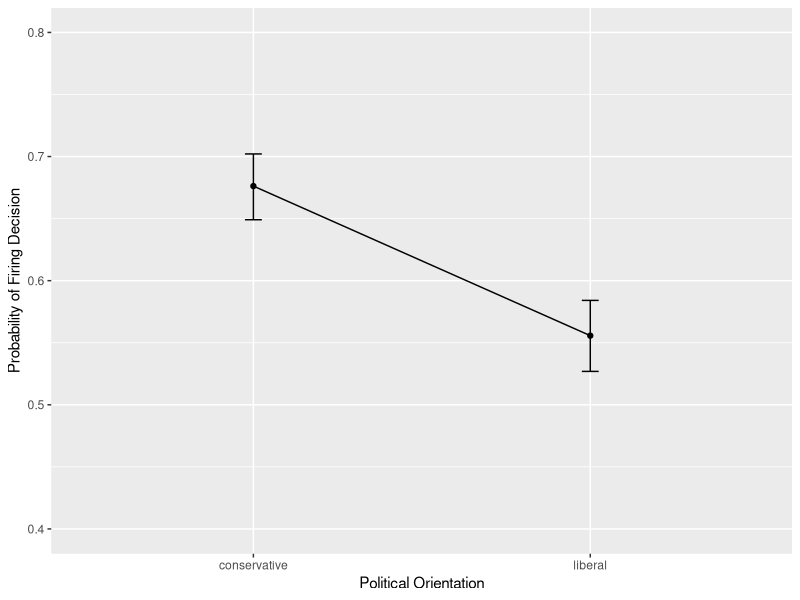
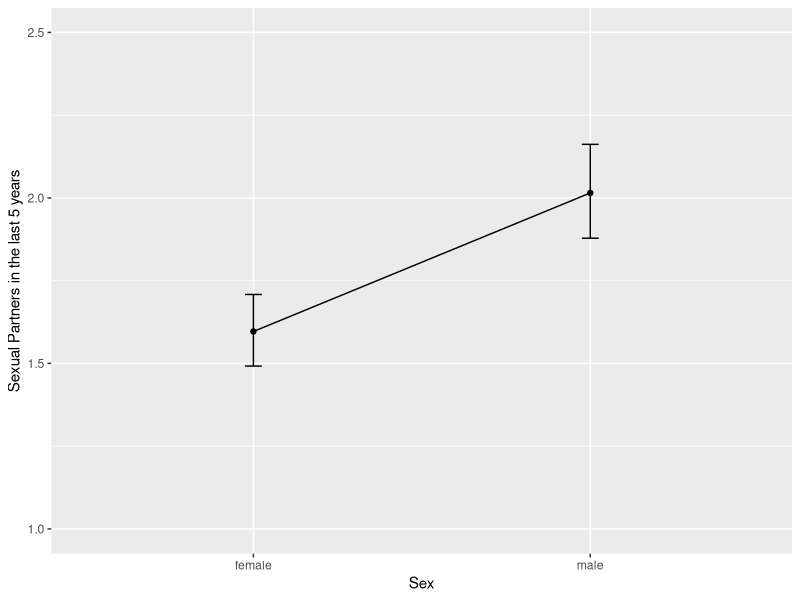
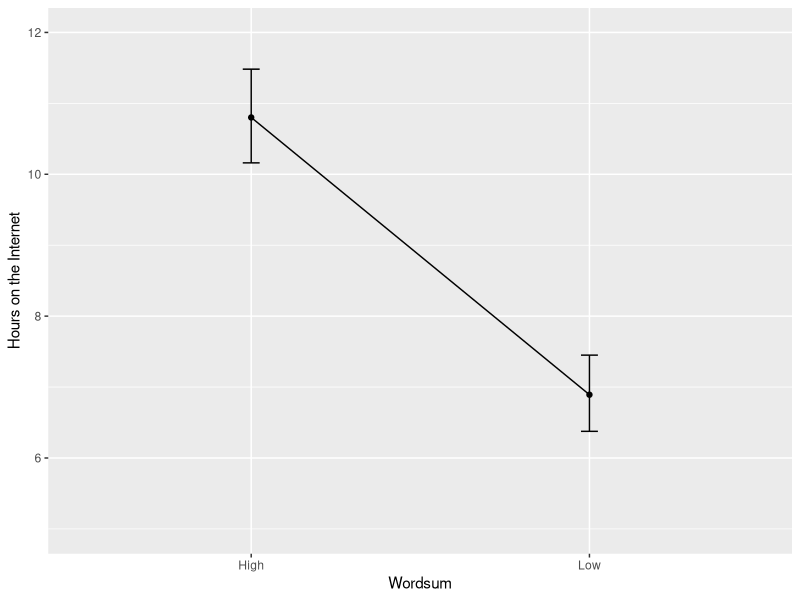

Write the R code that produced these figures, in order.
### Generalized Linear Models ###

#### Prepare Workspace ####
# Load Packages 
library(tidyverse) 
library(lme4) 
library(nlme) 
library(emmeans) 
library(dplyr)
library(haven)
library(pscl)
library(MASS)

# Read Data 
GSSData = read_spss('2010.sav')

# Look at the data
GSSData %>%
  View

# Logistic Regression 
# Prepare Data 
# See if any predictors are already centered
GSSData %>%
  summarise_at(c('childs', 'age', 'reliten', 'polviews'), mean, na.rm=T)

# Centre continuous predictors
GSSData = GSSData %>%
  mutate(c.childs = childs - mean(childs, na.rm=T),
         c.age = age- mean(age, na.rm = T),
         c.reliten = reliten - mean(reliten, na.rm = T),
         c.polviews = polviews - mean(polviews, na.rm = T)
  )

# Effect code categorical predictors
# See if sex and marital are already effect coded
GSSData %>%
  count(sex)
GSSData %>%
  count(marital)

# Effect-code marital
GSSData$marital = as.factor(GSSData$marital)
contrasts(GSSData$marital) = contr.sum(5)

# Recode colcom
GSSData$colcom[GSSData$colcom==4] <- 0
GSSData$colcom[GSSData$colcom==5] <- 1

# Logisitic Regression 
logistic_model = GSSData %>%
  glm(colcom ~ c.childs + c.age + sex + c.reliten + c.polviews + marital, 
      family = binomial, data = .) 
logistic_model %>%
  summary

GSSData$polviews
# Calculate the Odds Ratio of the outcome for a one-unit increase in each predictor
logistic_model %>%
  coefficients %>%
  exp

# Estimated means for plotting
emmeans(logistic_model,
        "c.polviews",
        at = list(c.polviews= c(sd(GSSData$c.polviews, na.rm = TRUE),
                            -1*sd(GSSData$c.polviews, na.rm = TRUE))))
# Figure
# Convert emmeans to probabilities
exp(0.2236295)/(1+exp(0.2236295))
exp(0.7363211)/(1+exp(0.7363211))

# Convert SE bounds to probabilities
exp(0.2236295+0.1158814)/(1+exp(0.2236295+0.1158814))
exp(0.2236295-0.1158814)/(1+exp(0.2236295-0.1158814))
exp(0.7363211+0.1210130)/(1+exp(0.7363211+0.1210130))
exp(0.7363211-0.1210130)/(1+exp(0.7363211-0.1210130))

# Create dataframe for plotting
dataframe <- read.table(text=
                          "x y
                        liberal 0.5557
                        conservative 0.6762", header= T)
# Create plot
library(ggplot2);
ggplot(dataframe, aes(as.factor(x), y), group =1) +
  geom_point() +
  ylim(0.4, 0.8) +
  geom_errorbar(ymin=c(0.5269, 0.6491), ymax=c(0.5841, 0.7021), width=.05)+
  labs(y="Probability of Firing Decision", x="Political Orientation")+
  geom_line(group=1)


# Poisson
# Prepare Data  

# Effect code categorical predictors
# See if marital and sexornt are already effect coded
GSSData %>%
  count(SEXORNT)

# Effect-code sexornt
GSSData$SEXORNT = as.factor(GSSData$SEXORNT)
contrasts(GSSData$SEXORNT) = contr.sum(3)

# Run the Poisson Regression
poisson_model = GSSData %>%
  glm(partnrs5 ~ c.age + sex + SEXORNT + marital + c.reliten + c.polviews, 
      family = poisson, 
      data = .)
poisson_model %>%
  summary

# Get effect size by going to https://stefany.shinyapps.io/RcountD/
# Effect size for var of interest (sex) is SMD = 0.165

# Estimated means for plotting
emmeans(poisson_model,
        "sex",
        at = list(sex = c(-1*sd(GSSData$sex, na.rm = TRUE),
                         sd(GSSData$sex, na.rm = TRUE))))

# Figure
# Convert emmeans to probabilities
exp(0.4678375)
exp(0.7006937)

# Convert SE bounds to probabilities
exp(0.4678375+0.06768608)
exp(0.4678375-0.06768608)
exp(0.7006937+0.07029666)
exp(0.7006937-0.07029666)

# Create dataframe for plotting
dataframe2 <- read.table(text=
                          "x y
                        female 1.5965
                        male 2.0151", header= T)

# Create plot
library(ggplot2);
ggplot(dataframe2, aes(as.factor(x), y), group =1) +
  geom_point() +
  ylim(1 ,2.5) +
  geom_errorbar(ymin=c(1.492051, 1.878356), ymax=c(1.708342, 2.161906), width=.05)+
  labs(y="Sexual Partners in the last 5 years", x="Sex")+
  geom_line(group=1)

# Negative binomial 
# Centre any predictors
GSSData %>%
  summarise_at(c('wrkhome', 'wordsum'), mean, na.rm=T)

GSSData = GSSData %>% 
  mutate(c.wrkhome = wrkhome - mean(wrkhome, na.rm=T),
         c.wordsum = wordsum - mean(wordsum, na.rm=T)
         )
  
# Analysis
negative_binomial = GSSData %>%
  glm.nb(wwwhr ~ c.wordsum + c.age + sex + c.reliten + c.polviews + c.wrkhome, data = .)
negative_binomial %>%
  summary

# Estimated means for plotting
emmeans(negative_binomial,
        "c.wordsum",
        at = list(c.wordsum = c(-1*sd(GSSData$c.wordsum, na.rm = TRUE),
                          sd(GSSData$c.wordsum, na.rm = TRUE))))

# Figure
# Convert emmeans to probabilities
exp(1.930367)
exp(2.3796590)

# Convert SE bounds to probabilities
exp(1.930367+0.07783645)
exp(1.930367-0.07783645)
exp(2.379659+0.06113062)
exp(2.379659-0.06113062)

# Create dataframe for plotting
dataframe3 <- read.table(text=
                           "x y
                         Low 6.892039
                         High 10.80122", header= T)

# Create plot
library(ggplot2);
ggplot(dataframe3, aes(as.factor(x), y), group =1) +
  geom_point() +
  ylim(5, 12) +
  geom_errorbar(ymin=c(6.375934, 10.16071), ymax=c(7.449921, 11.4821), width=.05)+
  labs(y="Hours on the Internet", x="Wordsum")+
  geom_line(group=1)

# Get effect size by going to https://stefany.shinyapps.io/RcountD/
# Effect size for var of interest (wordsum) is SMD = 0.108
